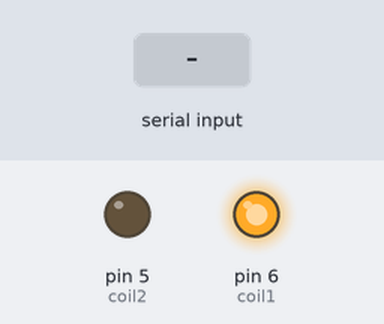
A sketch run on a simulated Arduino Uno, built with avr-gcc and run on an emulated ATmega328P. Shown: output pins drawn as LEDs (lit = HIGH). The inputs (shaded band) are chosen by the test bench.

Above: at 0.01 s.
At 1.2 s:
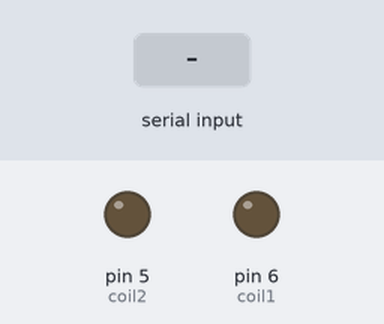
1.3 s: "1" received over the second serial link
At 2.7 s:
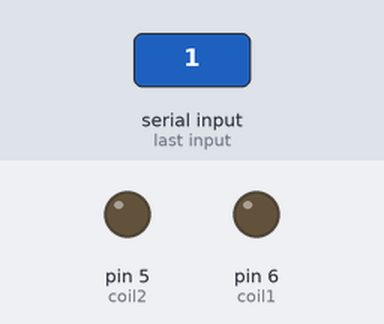
Timing chart, 0 to 4.3 s (numbered marks = the images above; inputs shaded):
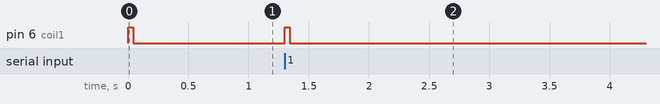

Measured:
- after the input at 1.3 s, pin 6 (coil1): LOW → HIGH at once, → LOW 0.04 s later

The sketch:

SoftwareSerial_test_partA.ino
```cpp
/*
  This example program can be used to test the "SoftwareSerialWithHalfDuplex" library, adapted from the SoftwareSerial library.
  The value of half-duplex is that one pin can be used for both transmitting and receiving data.
  Also many devices can be daisy-chained to the same line. RS485 still commonly uses half-duplex.

  By default the library works the same as the SoftwareSerial library, but by adding a couple of additional arguments
  it can be configured for half-duplex. In that case, the transmit pin is set by default to an input, with the pull-up set.
  When transmitting the pin temporarily switches to an output until the byte is sent, then flips back to input. When a module is
  receiving it should not be able to transmit, and vice-versa. This library probably won't work as is if you need inverted-logic.

  To use this test example, upload SoftwareSerialWithHalfDuplex_test_partA to as many arduinos as you like. Be sure to change
  "myID" for each arduino loaded with partA. Upload SoftwareSerialWithHalfDuplex_test_partB to a different arduino. All arduinos
  should be connected to each other by the same communications pin, and by ground. Open up the serial monitor pointing to partB.
  When you type in the id number of one of the devices it should respond.

  This is a first draft of the library and test programs. It appears to work, but has only been tested on a limited basis,
  and hasn't yet been tested with any native half-duplex devices (like the bioloid ax12 robot servo).
  Seems fairly reliable up to 57600 baud. As with all serial neither error checking, nor addressing are implemented,
  so it is likely that you will need to do this yourself. Also, you can make use of other protocols such as i2c.
  I am looking for any feedback, advice and help at this stage.
  Contact me at n.stedman@steddyrobots.com or on the arduino forums.
*/

#include <SoftwareSerial.h>

#define NUM_CONN 3

SoftwareSerial* bus[NUM_CONN];
int RX[NUM_CONN] = {A0, A2, A4};
int TX[NUM_CONN] = {A1, A3, A5};
#define coil1 6
#define coil2 5

#define MAX_COUNTER 1000; //4294967295;
unsigned long counter = MAX_COUNTER;

const int myID = 1;

boolean coilEnabled = false;

void setup(){
  for (int i=0; i<NUM_CONN; i++) {
    bus[i] = new SoftwareSerial(RX[i], TX[i], false, false);
    bus[i]->begin(9600); //1200
  }

  pinMode(coil1, OUTPUT);
  pinMode(coil2, OUTPUT);
}

void loop(){
  for (int i=0;i<NUM_CONN;i++) {
    bus[i]->listen();
    if( bus[i]->available() ){
      counter = MAX_COUNTER;
      int index = int(bus[i]->read());
      if( index == myID ){
        bus[i]->print("I am ");
        bus[i]->println(myID);
      }
    }
  }

  if(counter > 0) {
    updateCoil(true);
  } else {
    updateCoil(false);
  }
  if(counter > 0) counter --;
}

void updateCoil(boolean enable) {
  if(enable != coilEnabled) {
    digitalWrite(coil1, enable? HIGH : LOW);
    coilEnabled = enable;
  }
}
```
